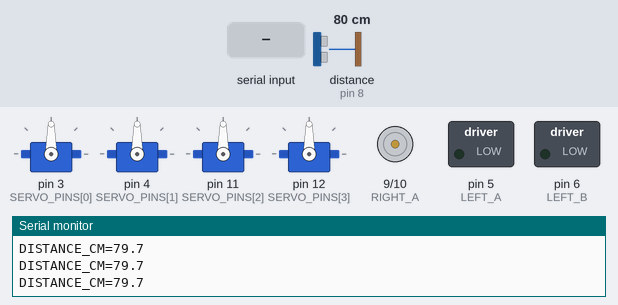
A sketch run on a simulated Arduino Uno, built with avr-gcc and run on an emulated ATmega328P. Shown: 4 × servo, motor-driver pin pairs drawn as motors (green arrow = first pin HIGH = forward, orange = second pin HIGH = backward, longer = more drive), switched loads named in the sketch (green lamp = pin HIGH), the last lines printed to the serial monitor. Wiring (inferred from the names in the program): ultrasonic range finder: trigger pin 7; echo pin 8. Inputs (shaded band) come from the test bench; at power-on: distance to the obstacle (sensor on pin 8) 80 cm. The echo pulse lasts 58.3 µs per cm; pins used as bus, display or sensor lines are not drawn.

Above: at 1.2 s.
1.3 s: "PICK\n" received over Serial
At 1.8 s:
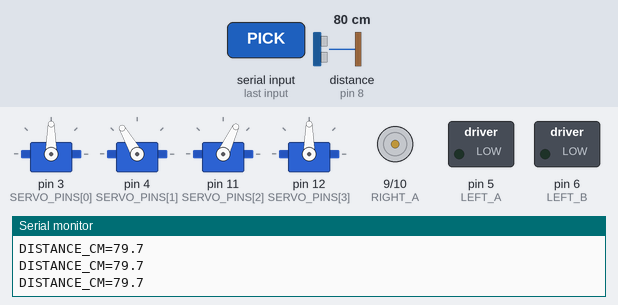
4.3 s: "MOVE  45\n" received over Serial
At 5.0 s:
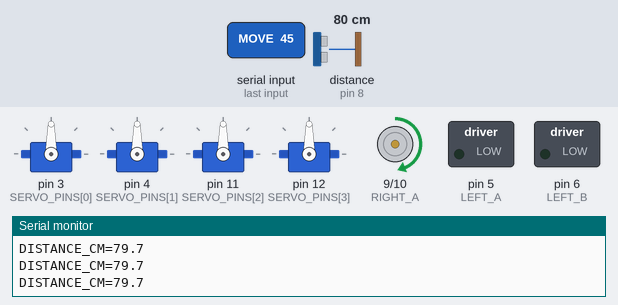
5.8 s: "STOP 1\n" received over Serial
At 6.1 s:
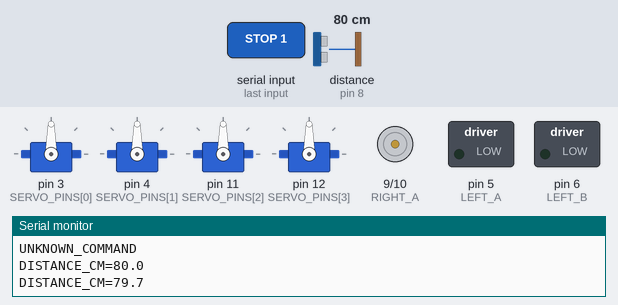
Timing chart, 0 to 8.8 s (numbered marks = the images above; inputs shaded):
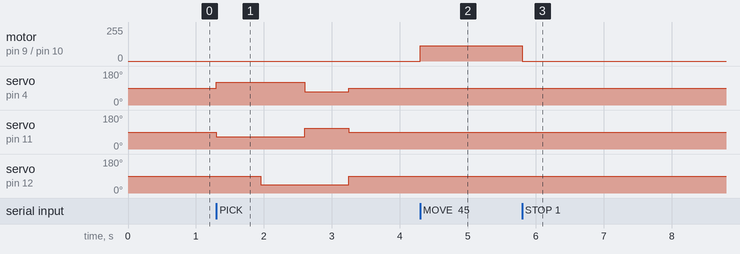

Measured:
- after the input at 1.3 s, servo on pin 4 (SERVO_PINS[1]): 90° → 120° at once, → 70° 1.3 s later, → 90° 0.65 s later; servo on pin 11 (SERVO_PINS[2]): 90° → 65° at once, → 110° 1.3 s later, → 90° 0.65 s later; servo on pin 12 (SERVO_PINS[3]): 90° → 45° after 0.65 s, → 90° 1.3 s later
- after the input at 4.3 s, motor on pin 9 (RIGHT_A) / pin 10 (RIGHT_B): stopped → forward 114/255 at once
- after the input at 5.8 s, motor on pin 9 (RIGHT_A) / pin 10 (RIGHT_B): forward 114/255 → stopped at once

The sketch:

ecorover_controller.ino
```cpp
#include <Servo.h>

// Cytron MDD3A assumed configured for PWM/PWM control mode.
const byte LEFT_A = 5;
const byte LEFT_B = 6;
const byte RIGHT_A = 9;
const byte RIGHT_B = 10;

// HC-SR04
const byte TRIG_PIN = 7;
const byte ECHO_PIN = 8;

// Four arm servos: base, shoulder, elbow, gripper
const byte SERVO_PINS[4] = {3, 4, 11, 12};
Servo arm[4];

// Example poses only; calibrate to the physical arm before operation.
const int HOME_POSE[4]  = {90, 90, 90, 90};
const int REACH_POSE[4] = {90, 120, 65, 90};
const int GRIP_POSE[4]  = {90, 120, 65, 45};
const int LIFT_POSE[4]  = {90, 70, 110, 45};

String input = "";
unsigned long lastDistanceReport = 0;
const unsigned long DISTANCE_INTERVAL_MS = 150;

void motorWrite(byte pinA, byte pinB, int speedValue) {
  speedValue = constrain(speedValue, -100, 100);
  int pwm = map(abs(speedValue), 0, 100, 0, 255);
  if (speedValue > 0) {
    analogWrite(pinA, pwm);
    analogWrite(pinB, 0);
  } else if (speedValue < 0) {
    analogWrite(pinA, 0);
    analogWrite(pinB, pwm);
  } else {
    analogWrite(pinA, 0);
    analogWrite(pinB, 0);
  }
}

void stopMotors() {
  motorWrite(LEFT_A, LEFT_B, 0);
  motorWrite(RIGHT_A, RIGHT_B, 0);
}

void drive(int leftSpeed, int rightSpeed) {
  motorWrite(LEFT_A, LEFT_B, leftSpeed);
  motorWrite(RIGHT_A, RIGHT_B, rightSpeed);
}

float measureDistanceCm() {
  digitalWrite(TRIG_PIN, LOW);
  delayMicroseconds(3);
  digitalWrite(TRIG_PIN, HIGH);
  delayMicroseconds(10);
  digitalWrite(TRIG_PIN, LOW);
  unsigned long duration = pulseIn(ECHO_PIN, HIGH, 25000UL);
  if (duration == 0) return -1.0;
  return duration * 0.0343 / 2.0;
}

void setArmPose(const int pose[4]) {
  for (byte i = 0; i < 4; i++) {
    arm[i].write(constrain(pose[i], 0, 180));
  }
  delay(650);
}

void pickupWaste() {
  stopMotors();
  setArmPose(REACH_POSE);
  setArmPose(GRIP_POSE);
  setArmPose(LIFT_POSE);
  setArmPose(HOME_POSE);
  Serial.println("PICKUP_COMPLETE");
}

void processCommand(String cmd) {
  cmd.trim();
  if (cmd == "STOP") {
    stopMotors();
    Serial.println("MOTORS_STOPPED");
  } else if (cmd == "PICK") {
    pickupWaste();
  } else if (cmd.startsWith("MOVE ")) {
    int splitAt = cmd.indexOf(' ', 5);
    if (splitAt < 0) {
      stopMotors();
      Serial.println("INVALID_MOVE");
      return;
    }
    int left = cmd.substring(5, splitAt).toInt();
    int right = cmd.substring(splitAt + 1).toInt();
    drive(left, right);
    Serial.println("MOVING");
  } else {
    stopMotors();
    Serial.println("UNKNOWN_COMMAND");
  }
}

void setup() {
  Serial.begin(115200);
  pinMode(LEFT_A, OUTPUT);
  pinMode(LEFT_B, OUTPUT);
  pinMode(RIGHT_A, OUTPUT);
  pinMode(RIGHT_B, OUTPUT);
  pinMode(TRIG_PIN, OUTPUT);
  pinMode(ECHO_PIN, INPUT);
  stopMotors();

  for (byte i = 0; i < 4; i++) {
    arm[i].attach(SERVO_PINS[i]);
    arm[i].write(HOME_POSE[i]);
  }
  Serial.println("ECOROVER_READY");
}

void loop() {
  while (Serial.available() > 0) {
    char c = (char)Serial.read();
    if (c == '\n' || c == '\r') {
      if (input.length() > 0) {
        processCommand(input);
        input = "";
      }
    } else if (input.length() < 80) {
      input += c;
    } else {
      input = "";
      stopMotors();
    }
  }

  if (millis() - lastDistanceReport >= DISTANCE_INTERVAL_MS) {
    float distance = measureDistanceCm();
    Serial.print("DISTANCE_CM=");
    if (distance < 0) Serial.println("INVALID");
    else Serial.println(distance, 1);
    lastDistanceReport = millis();
  }
}
```
